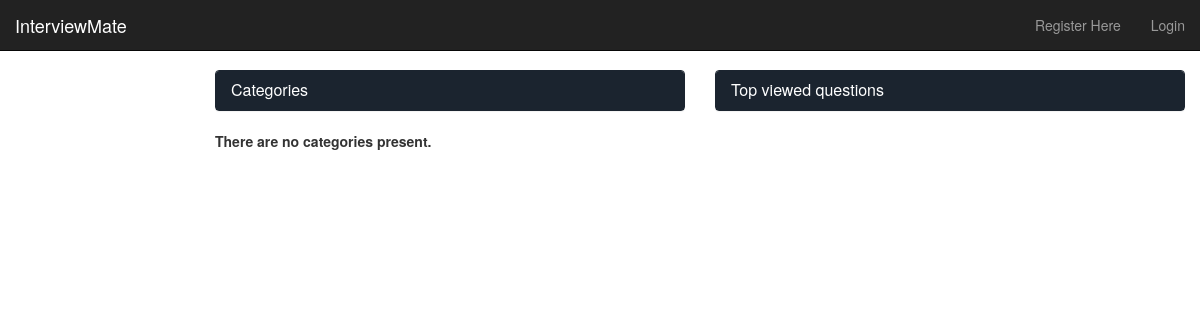
The page /interviewmate/dashboard/ on the database as committed earlier.
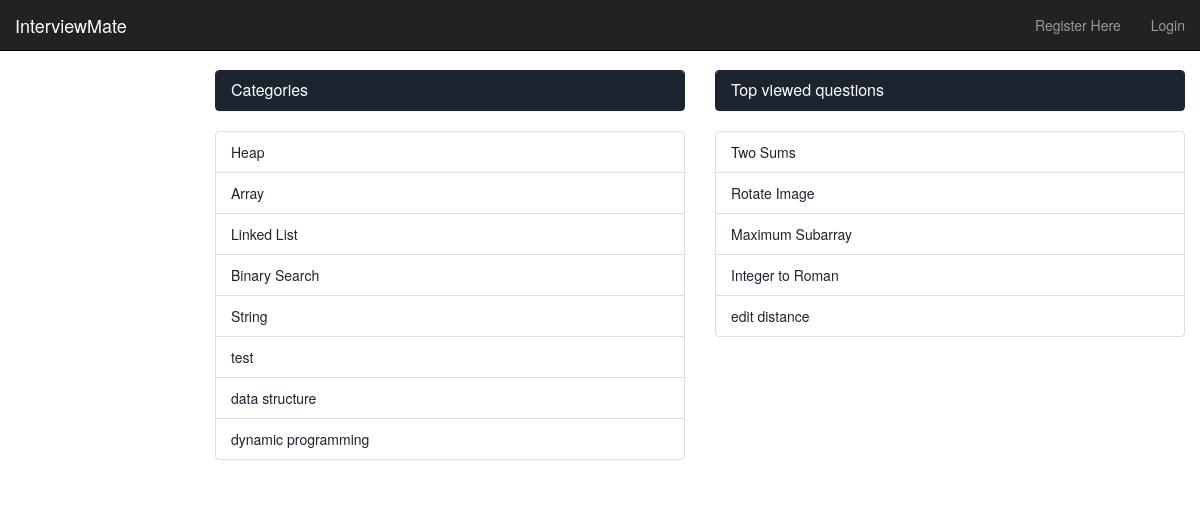
The same page on the database as committed later.
### interviewmate/models.py (models this page shows, shortened)
class Category(models.Model):
    name = models.CharField(max_length=128, unique=True)
    views = models.IntegerField(default=0)
    likes = models.IntegerField(default=0)
    slug = models.SlugField(unique=True)

class Question(models.Model):
    category = models.ForeignKey(Category)
    title = models.CharField(max_length=128)
    views = models.IntegerField(default=0)
    content = models.TextField(max_length=1024)
    slug = models.SlugField(unique=False)

### interviewmate/views.py (the view)
def dashboard(request):
    category_list = Category.objects.order_by('-likes')
    questions_list = Question.objects.order_by('-views')[:5]
    context_dict = {'categories': category_list, 'questions': questions_list}
    return render(request, 'interviewmate/dashboard.html', context_dict)

### interviewmate/templates/interviewmate/dashboard.html (shortened to what this page needs)
{% extends 'interviewmate/base.html' %}
{% load staticfiles %}
{% block body_block %}
    <div class="page-header">
    </div>
    <div class="row placeholders">
        <div class="col-xs-12 col-sm-6 placeholder">
            <div class="panel panel-primary">
                <div class="panel-heading">
                    <h3 class="panel-title">Categories</h3>
                </div>
            </div>
            {% if categories %}
                <ul class="list-group">
                    {% for category in categories %}
                        <li class="list-group-item"><a href="/interviewmate/category/{{ category.slug }}">{{ category.name }}</a></li>
                    {% endfor %}
                </ul>
            {% else %}
                <strong>There are no categories present.</strong>
            {% endif %}
        </div>
        <div class="col-xs-12 col-sm-6 placeholder">
            <div class="panel panel-primary">
                <div class="panel-heading">
                    <h3 class="panel-title">Top viewed questions</h3>
                </div>
            </div>
            {% if questions %}
                <ul class="list-group">
                    {% for question in questions %}
                        <li class="list-group-item"><a href="/interviewmate/question/{{ question.slug }}">{{ question.title }}</a></li>
                    {% endfor %}
                </ul>
            {% endif %}
        </div>
    </div>
{% endblock %}

### interviewmate/templates/interviewmate/base.html (shortened to what this page needs)
<!DOCTYPE html>
<html>
<head>
    <link href="http://getbootstrap.com/dist/css/bootstrap.min.css" rel="stylesheet">
    <link href="http://getbootstrap.com/examples/dashboard/dashboard.css" rel="stylesheet">
</head>
<body>
 <div class="navbar navbar-inverse navbar-fixed-top" role="navigation">
      <div class="container-fluid">
        <div class="navbar-header">
          <a class="navbar-brand" href="/interviewmate/">InterviewMate</a>
        </div>
        <div class="navbar-collapse collapse">
          <ul class="nav navbar-nav navbar-right">
                    {% if user.is_authenticated %}
                        <li><a href="/interviewmate/logout/">Logout</a></li>
                        <li><a href="/interviewmate/add_category/">Add a New Category</a></li>
                    {% else %}
                        <li><a href="/interviewmate/register/">Register Here</a></li>
                        <li><a href="/interviewmate/login">Login</a></li>
                    {% endif %}
              </ul>
        </div>
      </div>
    </div>
<div class="container-fluid">
    <div class="row">
        <div class="col-sm-9 col-sm-offset-3 col-md-10 col-md-offset-2 main">
            <div>
                {% block body_block %}{% endblock %}
            </div>
        </div>
    </div>
</div>
</body>
</html>

Rows that differ between the two databases and show on the page:
added Category: name "Heap"
added Category: name "Array"
added Category: name "Linked List"
added Category: name "Binary Search"
added Category: name "String"
added Category: name "test"
added Category: name "data structure"
added Category: name "dynamic programming"
added Question: title "Two Sums"
added Question: title "Rotate Image"
added Question: title "Maximum Subarray"
added Question: title "Integer to Roman"
added Question: title "edit distance"
Other text that changed with them:
text no longer shown: "There are no categories present."
